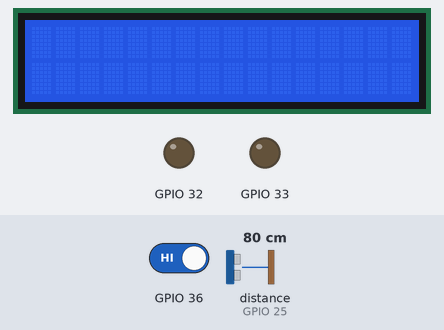
Bench run of a sketch on a simulated ESP32. On the bench: 16×2 character LCD, output pins drawn as LEDs (lit = HIGH). Wiring (inferred from the names in the program): ultrasonic range finder: trigger GPIO 26; echo GPIO 25. The test bench sets the inputs (shaded band); at power-on: GPIO 36 HIGH, distance to the obstacle (sensor on GPIO 25) 80 cm. The echo pulse lasts 58.3 µs per cm; pins used as bus, display or sensor lines are not drawn; what the sketch prints to the serial monitor is not drawn.

Above: at 1.2 s.
1.3 s: GPIO 36 driven LOW
At 2.5 s:
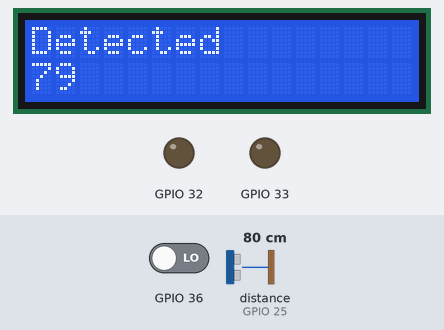
2.8 s: distance to the obstacle (sensor on GPIO 25) set to 55 cm
At 4.5 s:
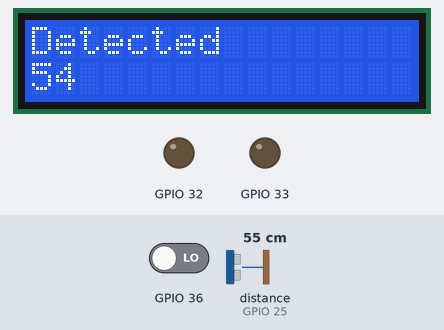
4.8 s: distance to the obstacle (sensor on GPIO 25) set to 48 cm
At 6.5 s:
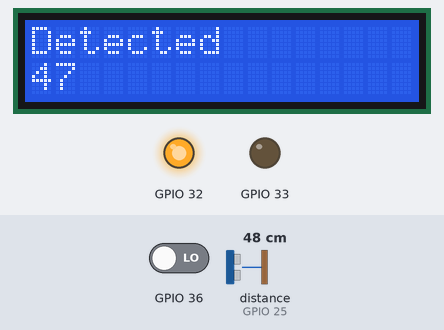
6.8 s: distance to the obstacle (sensor on GPIO 25) set to 33 cm
At 8.5 s:
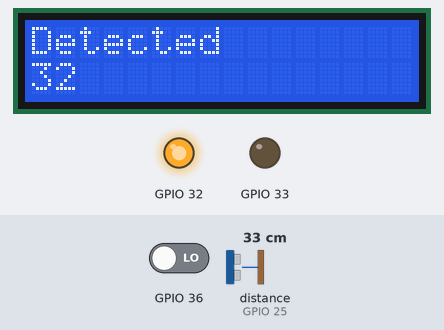
8.8 s: distance to the obstacle (sensor on GPIO 25) set to 28 cm
At 10.3 s:
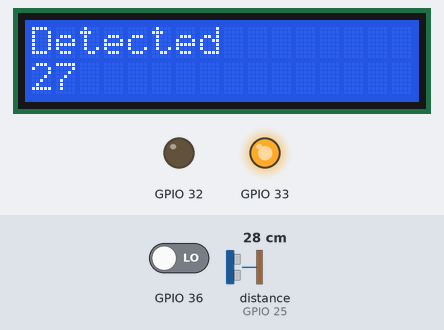
10.8 s: distance to the obstacle (sensor on GPIO 25) set to 13 cm
At 12.1 s:
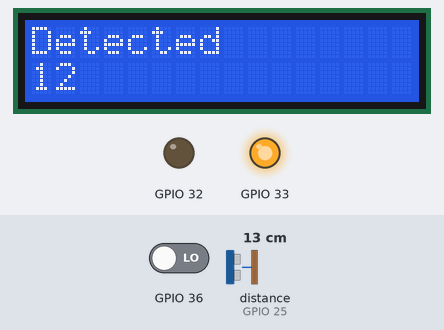
12.8 s: distance to the obstacle (sensor on GPIO 25) set to 10 cm
Timing chart, 0 to 15.8 s (numbered marks = the images above; inputs shaded):
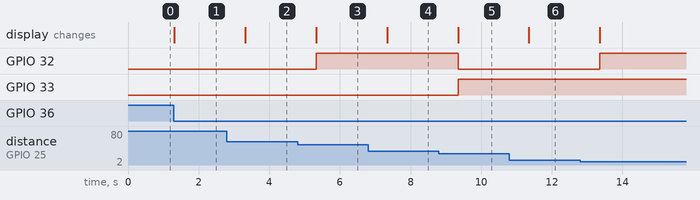

Measured:
- the behaviour switches between 52 and 51 cm on distance to the obstacle (sensor on GPIO 25) (found by bisection; images 2 and 3)
- the behaviour switches between 32 and 31 cm on distance to the obstacle (sensor on GPIO 25) (found by bisection; images 4 and 5)
- after the input at 1.3 s, the display: changes at once (image 1)
- after the input at 2.8 s, the display: changes after 0.52 s (image 2)
- after the input at 4.8 s, GPIO 32: LOW → HIGH after 0.53 s; the display: changes after 0.53 s (image 3)
- after the input at 6.8 s, the display: changes after 0.54 s (image 4)
- after the input at 8.8 s, GPIO 32: HIGH → LOW after 0.54 s; GPIO 33: LOW → HIGH after 0.54 s; the display: changes after 0.54 s (image 5)
- after the input at 10.8 s, the display: changes after 0.55 s (image 6)
- after the input at 12.8 s, GPIO 32: LOW → HIGH after 0.56 s

The sketch:

Ultrasonic_sensor.ino
```cpp
// (licence header left out)
#include <LiquidCrystal.h>


const int trigPin = 26;
const int echoPin = 25;
const int rs = 5, en = 18, d4 = 19, d5 = 21, d6 = 22, d7 = 23;
LiquidCrystal lcd(rs, en, d4, d5, d6, d7);

//define sound speed in cm/uS
#define SOUND_SPEED 0.034
#define CM_TO_INCH 0.393701

long duration;
int distanceCm;
int distanceInch;

void setup() {
  lcd.begin(16,2);
  Serial.begin(115200); // Starts the serial communication
  pinMode(trigPin, OUTPUT); // Sets the trigPin as an Output
  pinMode(echoPin, INPUT);
  pinMode(36,INPUT);
  pinMode(32,OUTPUT);
  pinMode(33,OUTPUT);
  // Sets the echoPin as an Input
}

void loop() {
  // Clears the trigPin
  digitalWrite(trigPin, LOW);
  delayMicroseconds(2);
  // Sets the trigPin on HIGH state for 10 micro seconds
  digitalWrite(trigPin, HIGH);
  delayMicroseconds(10);
  digitalWrite(trigPin, LOW);

  // Reads the echoPin, returns the sound wave travel time in microseconds
  duration = pulseIn(echoPin, HIGH);

  // Calculate the distance
  distanceCm = duration * SOUND_SPEED/2;

  // Convert to inches
  distanceInch = distanceCm * CM_TO_INCH;

  // Prints the distance in the Serial Monitor
  Serial.print("Distance (cm): ");
  Serial.println(distanceCm);
  Serial.print("Distance (inch): ");
  Serial.println(distanceInch);
  int input=digitalRead(36);
  if(input == 0)
  {


  lcd.setCursor(0,0);
  lcd.print("Detected");
  lcd.setCursor(0,1);
  lcd.print(distanceCm);
  lcd.print(" ");
  if(distanceCm <= 10)
  {
    digitalWrite(32,HIGH);
    digitalWrite(33,HIGH);

  }
  else if(distanceCm <= 30 && distanceCm > 10)
  {
   digitalWrite(33,HIGH);
   digitalWrite(32,LOW);

  }
    else if(distanceCm <= 50 && distanceCm > 30)
  {
   digitalWrite(32,HIGH);
  }
  else
  {
    digitalWrite(32,LOW);
    digitalWrite(33,LOW);
  }
  delay(1000);
  }
  else
  {
    lcd.clear();
    digitalWrite(32,LOW);
    digitalWrite(33,LOW);
  }
}
```
